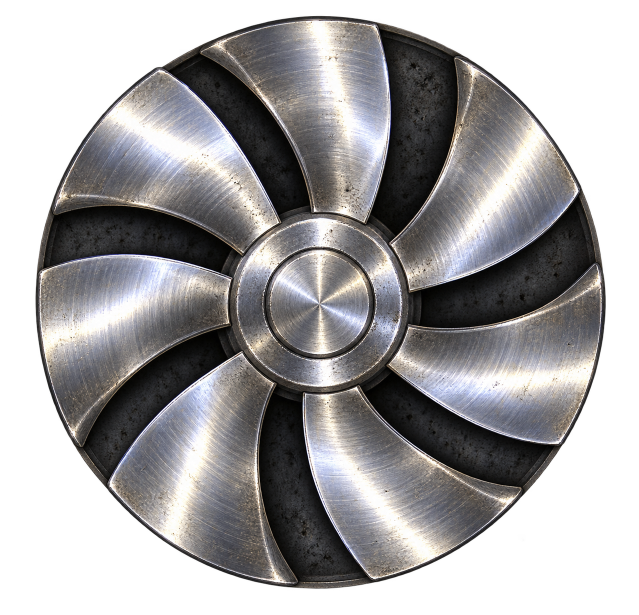
#> input picture art/presentation-feedback-20261020/fan-master.png, 1278 x 1230 px (shown at 1/2 size)
$ python -i author-infrastructure.py   (imports and definitions only)
#> lines starting #> are read from the running program, lines starting #| are printed output that depends on the picture; after the words box and inside, x2 and y2 are one past the last pixel; in counts of white or black regions, pixels touching at a corner belong together
### scripts/art/painted_rig.py
"""Register a fixed painted foundation and native-guided moving materials."""
import numpy as np
from PIL import Image, ImageDraw
from contourpy import contour_generator


def bounds(mask):
    y, x = np.where(mask)
    return (int(x.min()), int(y.min()), int(x.max() + 1), int(y.max() + 1)) if len(x) else None


def fit_rgba(image, size):
    return np.array(image.convert("RGBa").resize(size, Image.Resampling.LANCZOS).convert("RGBA"))


# [17 lines left out: functions foundation_canvas, place, not called in this run]


def linearize(color):
    return np.where(color <= .04045, color / 12.92, ((color + .055) / 1.055) ** 2.4)


def encode(color):
    return np.where(color <= .0031308, color * 12.92, 1.055 * color ** (1 / 2.4) - .055)


# [110 lines left out: functions project_rgba, simplify_line, vector_coverage, material_surface, over, encode_owner, not called in this run]

### scripts/art/author-infrastructure.py
"""Author six infrastructure construction rigs from complete physical components."""
import argparse
import copy
from importlib.machinery import SourceFileLoader
from pathlib import Path

import numpy as np
from PIL import Image, ImageDraw
from scipy.ndimage import binary_dilation, distance_transform_edt, label, find_objects, map_coordinates
from scipy.spatial import ConvexHull

from buildup import native_indices, read, sha, write
from painted_rig import bounds, over, place, project_rgba, vector_coverage
from retained_idle import display

# [1 line that did not run here, left out]
# [1 line that did not run here, left out]
# [1 line that did not run here, left out]


def complete_atlas(file):
    rgba = np.array(Image.open(file).convert('RGBA'))
#> rgba is the input picture: shape (1230, 1278, 4); mean R, G, B, A 75.8, 74.3, 75.2, 163.6
    ids, _ = label(rgba[..., 3] >= 230)
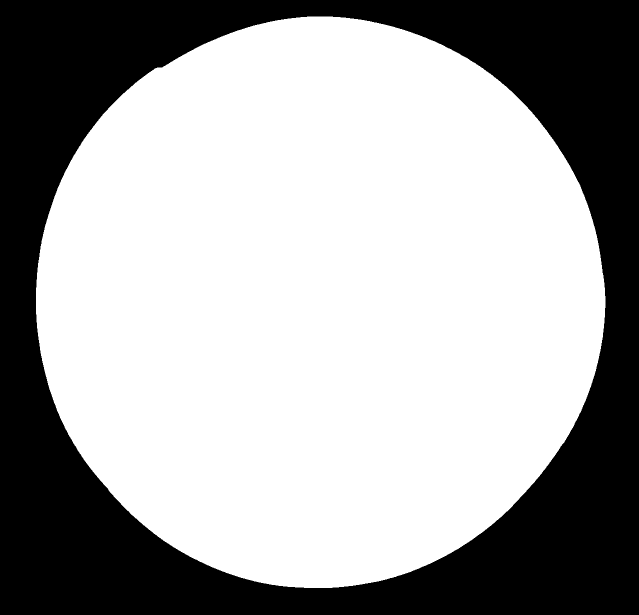
#> ids: shape (1230, 1278) int32 (shown at 1/2 size); values 0 (black) and 1 (white), 64.7% white; 1 black region, box (x1, y1, x2, y2) and area: (0, 0, 1278, 1230) 555458
    objects = []
    for number, region in enumerate(find_objects(ids), 1):
        support = ids[region] == number
        if support.sum() < 500:
            continue
        ys, xs = np.where(support)
        center = [xs.mean()+region[1].start, ys.mean()+region[0].start]
        objects.append((number, center))
#> this loop made 1 pass
#> (number, center) on pass 1: (1, [638.2, 602.8])
#> pass 1, in complete_atlas, `support = ids[region] == number`:
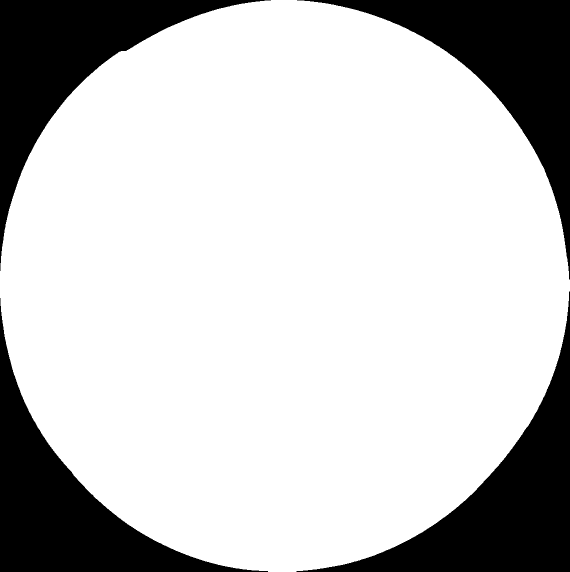
#> support: shape (1143, 1139) bool (shown at 1/2 size); 78.1% white; 4 black regions, box (x1, y1, x2, y2) and area: (593, 583, 1139, 1143) 74735, (594, 0, 1139, 559) 71423, (0, 596, 536, 1143) 70016, (0, 0, 542, 542) 69221
#> after the loop, objects = [(1, [638.2, 602.8])]
    result = {}
    for cell in range(6):
        target = np.array([(cell%3+.5)*rgba.shape[1]/3, (cell//3+.5)*rgba.shape[0]/2])
        number, _ = min(objects, key=lambda item: np.linalg.norm(np.asarray(item[1])-target))
        support = binary_dilation(ids == number, iterations=2)
        selected = rgba.copy(); selected[~support] = 0
        x0,y0,x1,y1 = bounds(support)
        result[cell] = (Image.fromarray(selected[y0:y1,x0:x1]), (x0,y0,x1,y1))
#> this loop made 6 passes
#> pass 1, in complete_atlas, `support = binary_dilation(ids == number, iterations=2)`:
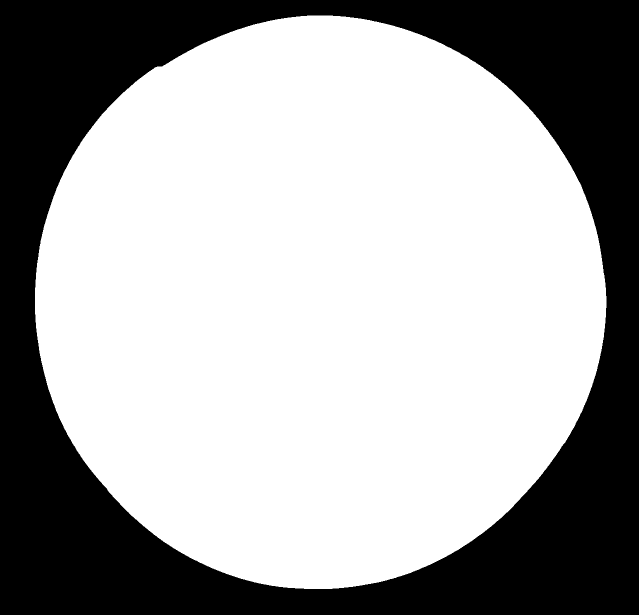
#> support: shape (1230, 1278) bool (shown at 1/2 size); 65.1% white; 1 black region, box (x1, y1, x2, y2) and area: (0, 0, 1278, 1230) 549024
#> after the loop, result = 6 items
    return result


def mask(rgba, polygon):
    return terminal.masked(rgba, terminal.polygon(rgba.shape, polygon))


# [49 lines left out: functions neutral, transform, rotate, hinged, not called in this run]


class Scene:
    # [19 lines left out: function __init__, not called in this run]

    def fitted(self, cell, box):
        return place(self.kit[cell][0], box, self.rig.canvas)

    # [599 lines left out: functions closed_pad, reactor_bed, emit, floor, terminal, finish and 9 more, not called in this run]


# [1 line not run here, left out]

>>> result = complete_atlas('../../art/presentation-feedback-20261020/fan-master.png')
#> result = 6 items

$ run again, on art/presentation-r2-20261020/factory-vent-master.png
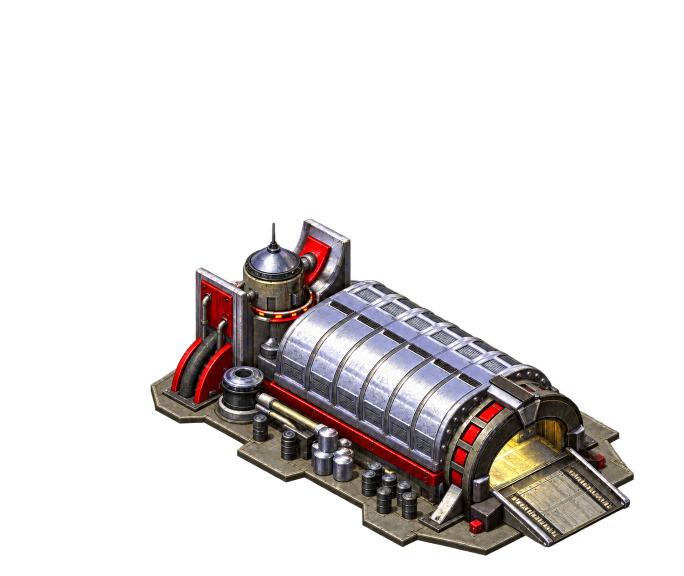
#> input picture art/presentation-r2-20261020/factory-vent-master.png, 1367 x 1151 px (shown at 1/2 size)
#> in complete_atlas, rgba is the input picture: shape (1151, 1367, 4); mean R, G, B, A 26.8, 23.2, 22.8, 56.4
#> in complete_atlas, `ids, _ = label(rgba[..., 3] >= 230)`:
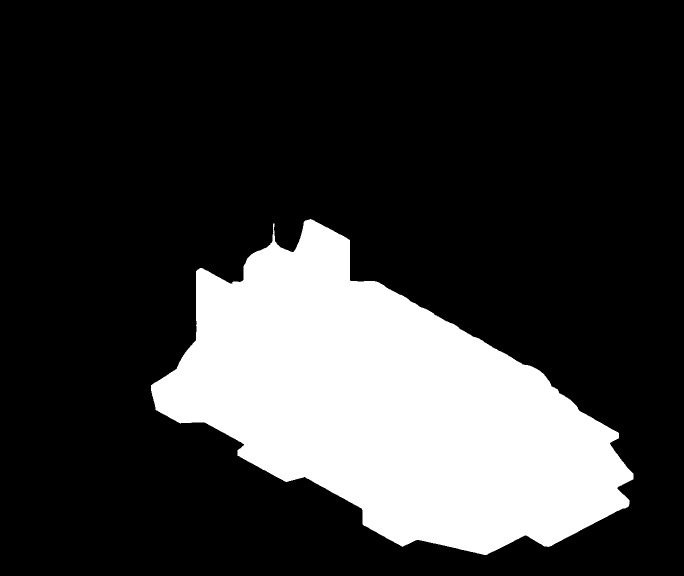
#> ids: shape (1151, 1367) int32 (shown at 1/2 size); values 0 (black) and 1 (white), 22.2% white; 1 white region, box (x1, y1, x2, y2) and area: (302, 438, 1267, 1110) 348966
#> the loop in complete_atlas, `for number, region in enumerate(find_objects(ids), 1):` made 1 pass
#> (number, center) on pass 1: (1, [776.5, 811.5])
#> after the loop in complete_atlas, `for number, region in enumerate(find_objects(ids), 1):`: objects = [(1, [776.5, 811.5])]
#> the loop in complete_atlas, `for cell in range(6):` made 6 passes
#> pass 1, in complete_atlas, `support = binary_dilation(ids == number, iterations=2)`:
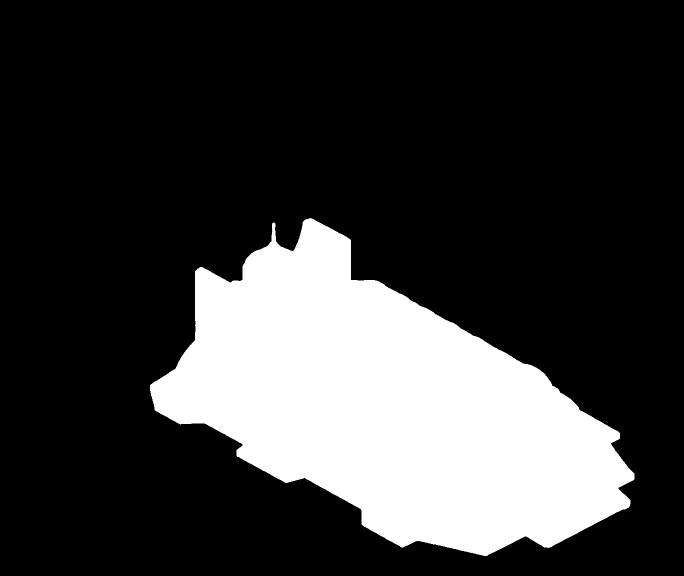
#> support: shape (1151, 1367) bool (shown at 1/2 size); 22.5% white; 1 white region, box (x1, y1, x2, y2) and area: (300, 436, 1269, 1112) 354122
#> after the loop in complete_atlas, `for cell in range(6):`: result = 6 items

$ run again, on art/presentation-r2-20261020/refinery-end-master.png
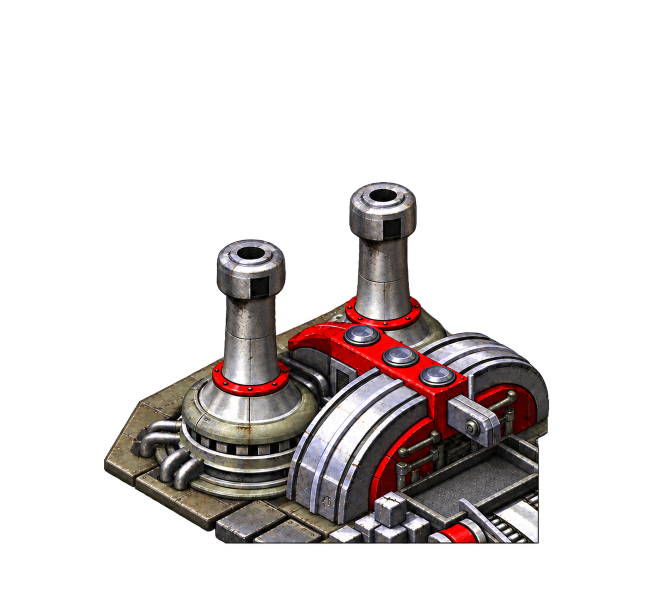
#> input picture art/presentation-r2-20261020/refinery-end-master.png, 1299 x 1211 px (shown at 1/2 size)
#> in complete_atlas, rgba is the input picture: shape (1211, 1299, 4); mean R, G, B, A 27.4, 22.5, 21.9, 60.9
#> in complete_atlas, `ids, _ = label(rgba[..., 3] >= 230)`:
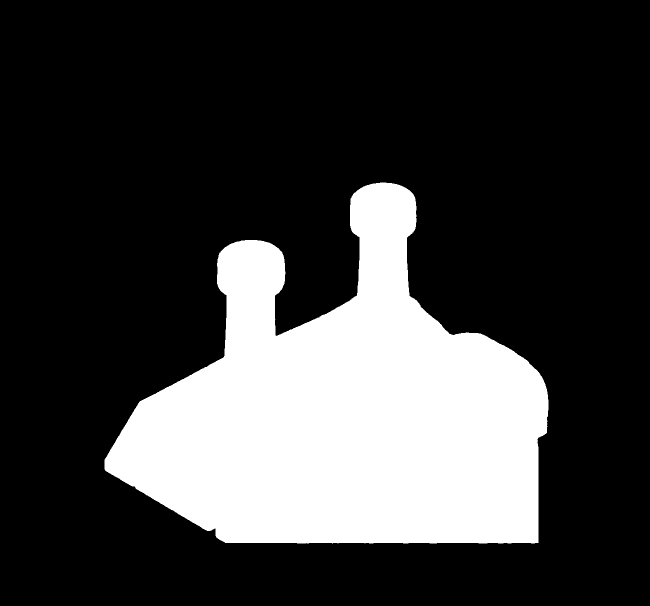
#> ids: shape (1211, 1299) int32 (shown at 1/2 size); values 0 (black) and 1 (white), 23.9% white; 1 white region, box (x1, y1, x2, y2) and area: (209, 365, 1097, 1087) 376413
#> the loop in complete_atlas, `for number, region in enumerate(find_objects(ids), 1):` made 1 pass
#> (number, center) on pass 1: (1, [689.1, 827])
#> after the loop in complete_atlas, `for number, region in enumerate(find_objects(ids), 1):`: objects = [(1, [689.1, 827])]
#> the loop in complete_atlas, `for cell in range(6):` made 6 passes
#> pass 1, in complete_atlas, `support = binary_dilation(ids == number, iterations=2)`:
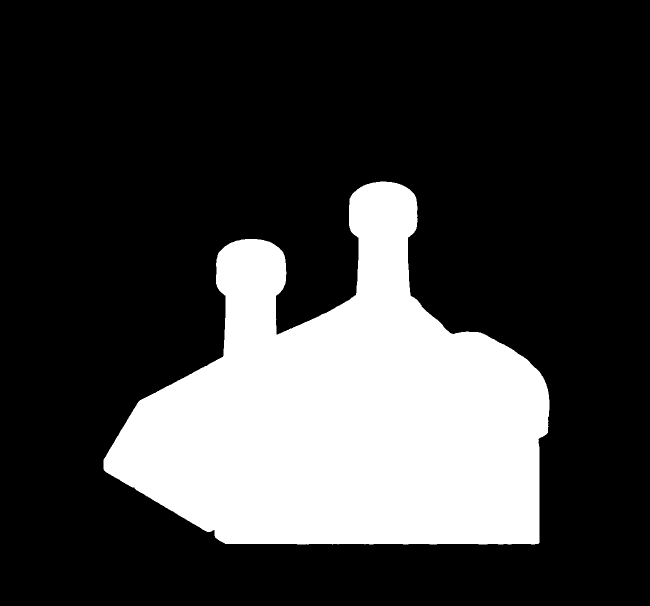
#> support: shape (1211, 1299) bool (shown at 1/2 size); 24.3% white; 1 white region, box (x1, y1, x2, y2) and area: (207, 363, 1099, 1089) 382443
#> after the loop in complete_atlas, `for cell in range(6):`: result = 6 items
